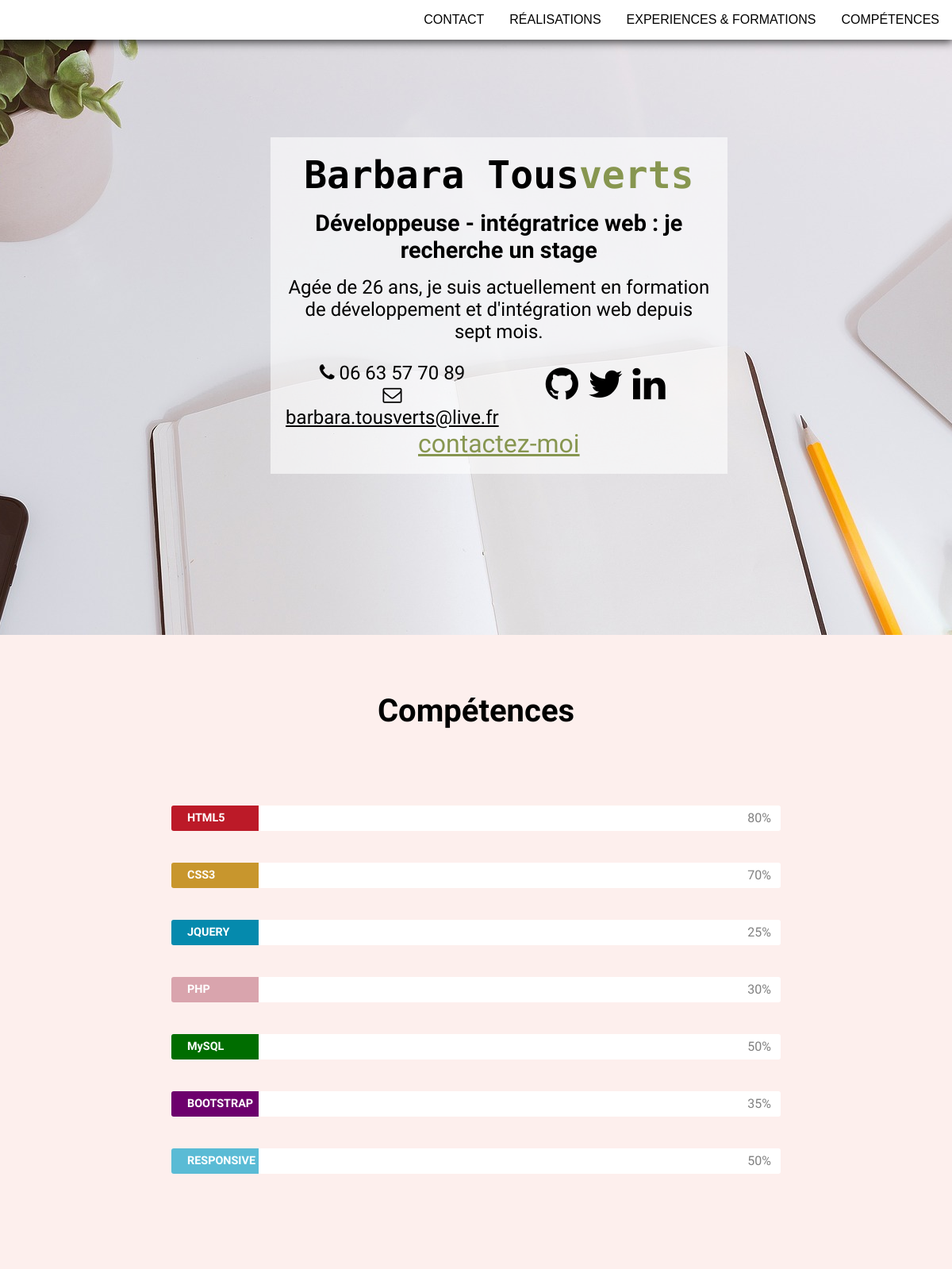
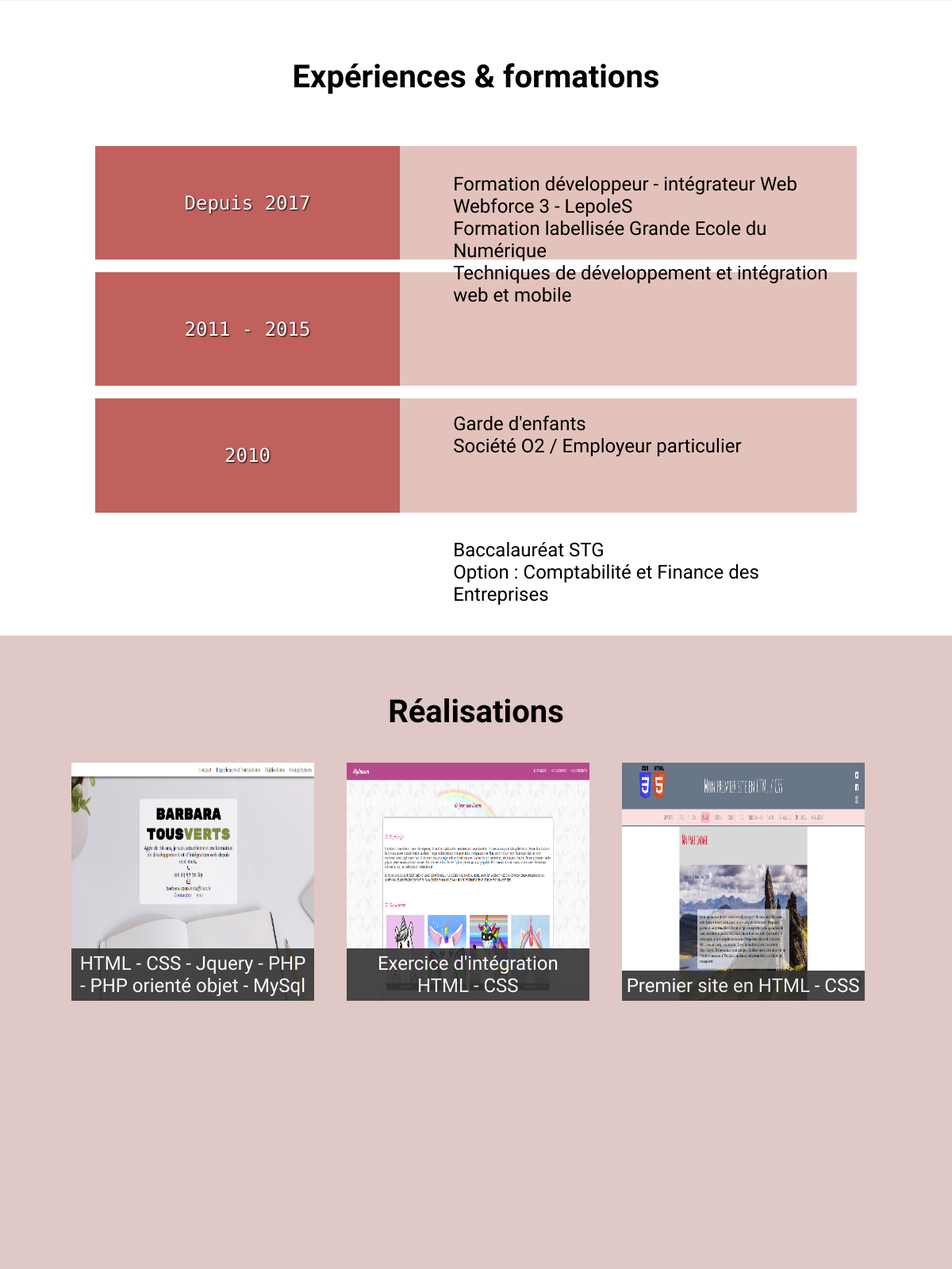
/indexOLD.php (upper part), run on the app's committed database (2 pictures, top to bottom).
### tables this page shows
CREATE TABLE `t_competences` (
  `id_competence` int(3) NOT NULL,
  `competence` varchar(30) NOT NULL,
  `c_niveau` int(3) NOT NULL,
  `categorie` enum('dev_front','dev_back','framework') NOT NULL,
  `utilisateur_id` int(3) NOT NULL
);

CREATE TABLE `t_formations` (
  `id_formation` int(3) NOT NULL,
  `f_titre` varchar(50) NOT NULL,
  `f_soustitre` varchar(50) NOT NULL,
  `f_dates` varchar(50) NOT NULL,
  `f_description` text NOT NULL,
  `utilisateur_id` int(3) NOT NULL
);

### inc/init.inc.php (called while the page is built, shortened)
<?php
$hote='localhost';
$bdd='site_cv';
$utilisateur='root';
$passe='';
try {
    $pdoCV = new PDO('mysql:host='.$hote.';dbname='.$bdd, $utilisateur, $passe) or die(print_r($pdoCV->errorInfo()));
    $pdoCV->exec('SET NAMES utf8');
} catch (Exception $e) {
    die('Erreur : ' . $e->getMessage());
}
$competences = $pdoCV -> query("SELECT * FROM t_competences");
$ligne_competence = $competences -> fetchAll(PDO::FETCH_ASSOC);
$formations = $pdoCV -> query("SELECT * FROM t_formations");
$ligne_formation = $formations -> fetchAll(PDO::FETCH_ASSOC);

### indexOLD.php (the view, shortened to what this page needs)
<?php
require_once('inc/init.inc.php');
?>
<!DOCTYPE html>
<html lang="fr">
    <head>
        <link rel="stylesheet" href="css/style.css">
        <link rel="stylesheet" href="font-awesome/css/font-awesome.min.css">
    </head>
    <body>
        <nav id="main-nav">
            <div id="toggle-ul">
                <a href="#slide2" class="toggle-a js-scrollTo"><li>Compétences</li></a>
                <a href="#slide3" class="toggle-a js-scrollTo"><li>Experiences & Formations</li></a>
                <a href="#slide4" class="toggle-a js-scrollTo"><li>Réalisations</li></a>
                <a href="#slide5" class="toggle-a js-scrollTo"><li>Contact</li></a>
            </div>
        </nav>
        <main>
            <div id="slide1">
                <div class="slide_inside" id="slide-accueil">
                    <div class="info">
                        <h1>Barbara Tous<span>verts</span></h1>
                        <h2>Développeuse - intégratrice web : je recherche un stage</h2>
                        <div class="info-description">
                            <p class="p-info"> Agée de 26 ans, je suis actuellement en formation de développement et d'intégration web depuis sept mois.</p>
                        </div>
                        <div class="info-contact">
                            <div class="contact">
                                <i class="fa fa-phone" aria-hidden="true"></i>
                                <span>06 63 57 70 89</span><br>
                                <i class="fa fa-envelope-o" aria-hidden="true"></i>
                                <span><a href="mailto:barbara.tousverts@gmail.com">barbara.tousverts@live.fr</a></span>
                            </div>
                            <div class="r-sociaux">
                                <a href="https://github.com/babadam"><i class="fa fa-github" aria-hidden="true"></i></a>
                                <a href="https://twitter.com/TousvertsB"><i class="fa fa-twitter" aria-hidden="true"></i></a>
                                <a href="https://www.linkedin.com/in/barbara-tousverts-05a9a8146/"><i class="fa fa-linkedin" aria-hidden="true"></i></a>
                            </div>
                        </div>
                        <div class="acces-form">
                            <a href="#slide5" class="js-scrollTo">contactez-moi</a>
                        </div>
                    </div>
                </div>
            </div>
            <div id="slide2">
                <div class="slide_inside" id="slide_competence">
                    <h3>Compétences</h3>
                    <div class="container-skillbar">
                        <?php
                           for($i=0; $i<count($ligne_competence); $i++){?>
                               <div class="skillbar clearfix " data-percent="<?= $ligne_competence[$i]['c_niveau']; ?>%">
    		                       <div class="skillbar-title skillbar-title-<?= $ligne_competence[$i]['competence']; ?>"><span><?= $ligne_competence[$i]['competence']; ?></span></div>
    		                       <div class="skillbar-percent"><?= $ligne_competence[$i]['c_niveau']; ?>%</div>
    	                       </div>
                        <?php } ?>
                     </div>
                </div>
            </div>
            <div id="slide3">
                <div class="slide_inside" id="slide_formation">
                    <h3>Expériences & formations</h3>
                    <div class="container-formation">
                        <?php
                            for($i=0; $i<count($ligne_formation); $i++){?>
                                <div class="formation">
                                    <div class="date_formation">
                                        <p><?= $ligne_formation[$i]['f_dates'] ?></p>
                                    </div>
                                    <div class="description_form">
                                        <span><?= $ligne_formation[$i]['f_titre'] ?></span>
                                        <p><?= $ligne_formation[$i]['f_soustitre'] ?></p>
                                        <p><?= $ligne_formation[$i]['f_description'] ?></p>
						            </div>
                                </div>
                        <?php } ?>
                    </div>
                </div>
            </div>
            <div id="slide4">
                <div class="slide_inside" id="slide_realisation">
                    <h3>Réalisations</h3>
                    <div class="imgFlex">
                        <figure>
                            <img src="img/real1.png" alt="licorne1">
                            <figcaption>HTML - CSS - Jquery - PHP - PHP orienté objet - MySql</figcaption>
                        </figure>
                        <figure>
                            <img src="img/real2.png" alt="lircorne2">
                            <figcaption>Exercice d'intégration HTML - CSS</figcaption>
                        </figure>
                        <figure class="figDroite">
                            <img src="img/real3.png" alt="licorne3">
                            <figcaption>Premier site en HTML - CSS</figcaption>
                        </figure>
                    </div>
                </div>
            </div>
        </main>
    </body>
</html>

### data on the page
t_competences: competence "HTML5", c_niveau "80"
t_competences: competence "CSS3", c_niveau "70"
t_competences: competence "JQUERY", c_niveau "25"
t_competences: competence "PHP", c_niveau "30"
t_competences: competence "MySQL", c_niveau "50"
t_competences: competence "BOOTSTRAP", c_niveau "35"
t_competences: competence "RESPONSIVE", c_niveau "50"
t_formations: f_dates "Depuis 2017", f_titre "Formation développeur - intégrateur Web", f_soustitre "Webforce 3 - LepoleS", f_description "Formation labellisée Grande Ecole du Numérique Techniques de développement et intégration web et mobile"
t_formations: f_dates "2011 - 2015", f_titre "Garde d'enfants", f_soustitre "Société O2 / Employeur particulier"
t_formations: f_dates "2010", f_titre "Baccalauréat STG", f_soustitre "Option : Comptabilité et Finance des Entreprises"
